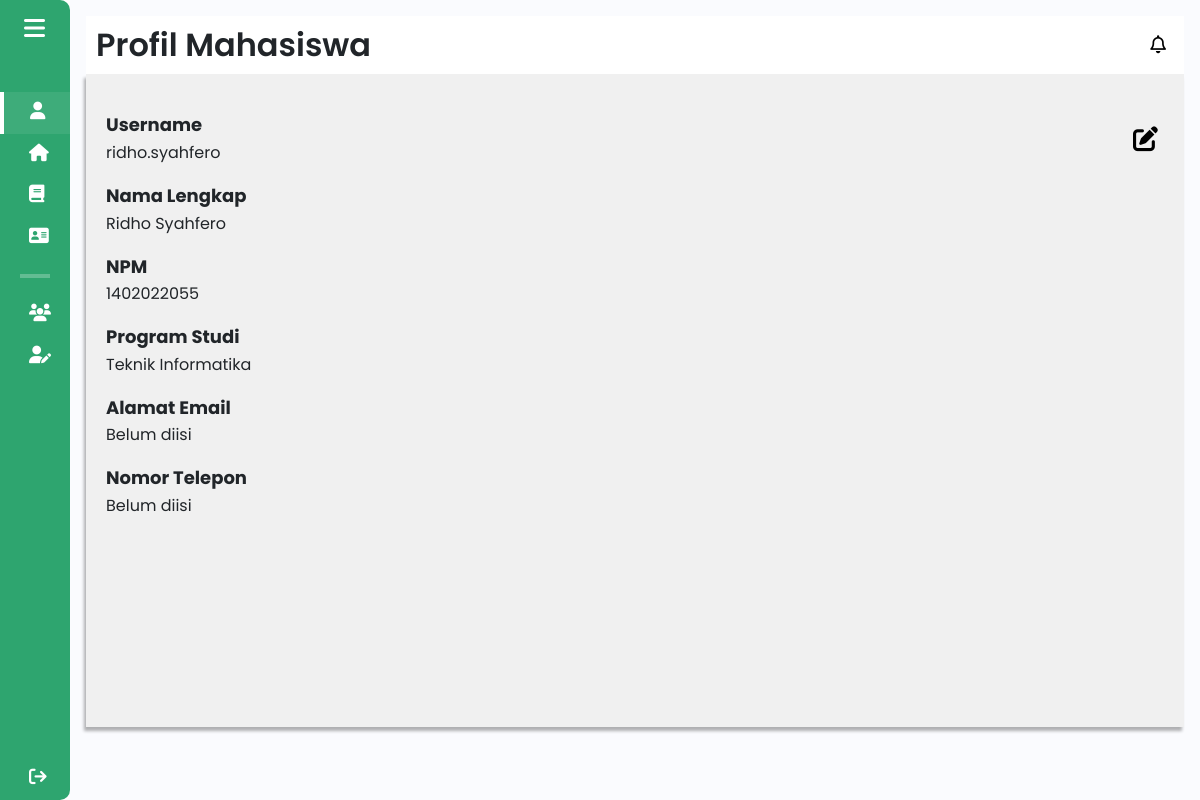
Page /components/pages/mahasiswa/profil_mahasiswa.php (signed in) on the earlier database version.
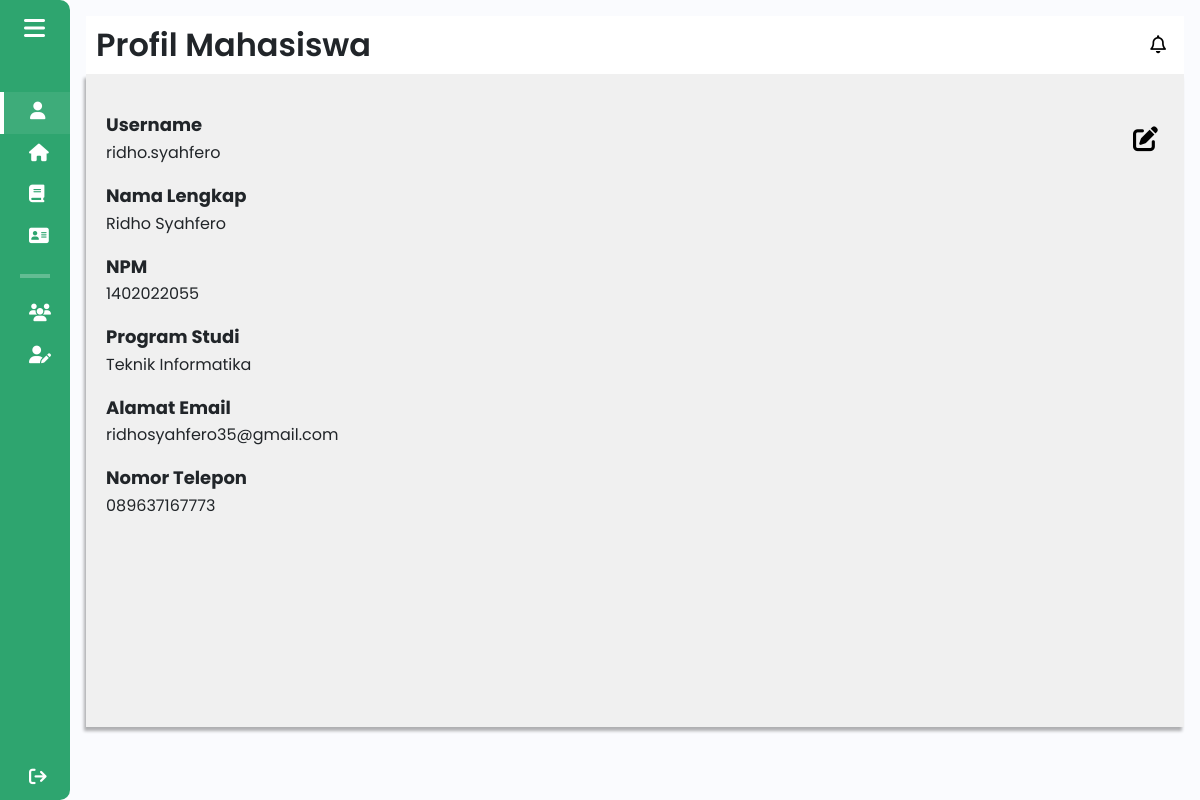
Same page on the later database version.
### tables this page shows
CREATE TABLE `users` (
  `id` int(11) NOT NULL,
  `username` varchar(50) NOT NULL,
  `password` varchar(255) NOT NULL,
  `role` enum('mahasiswa','mentor','admin') NOT NULL,
  `first_login` tinyint(1) NOT NULL DEFAULT 1
);

CREATE TABLE `mahasiswa` (
  `id` int(11) NOT NULL,
  `user_id` int(11) NOT NULL,
  `nama` varchar(100) NOT NULL,
  `npm` varchar(15) NOT NULL,
  `program_studi` varchar(100) NOT NULL,
  `tahun_angkatan` varchar(50) NOT NULL,
  `email` varchar(100) DEFAULT NULL,
  `contact` varchar(15) DEFAULT NULL
);

### components/pages/mahasiswa/profil_mahasiswa.php (the view, shortened to what this page needs)
<?php
include $_SERVER['DOCUMENT_ROOT'] . '/Aplikasi-Kewirausahaan/config/db_connection.php';
$user_id = $_SESSION['user_id'];
$query_user = "SELECT username FROM users WHERE id = '$user_id'";
$result_user = $conn->query($query_user);
if ($result_user && $result_user->num_rows > 0) {
    $user = $result_user->fetch_assoc();
    $username = $user['username'];
} else {
    die("User tidak ditemukan.");
}
$query_mahasiswa = "SELECT * FROM mahasiswa WHERE user_id = '$user_id'";
$result_mahasiswa = $conn->query($query_mahasiswa);
if ($result_mahasiswa && $result_mahasiswa->num_rows > 0) {
    $mahasiswa = $result_mahasiswa->fetch_assoc();
} else {
    die("Data mahasiswa tidak ditemukan.");
}
?>
<!DOCTYPE html>
<html lang="en">
<head>
    <link href="https://cdn.lineicons.com/4.0/lineicons.css" rel="stylesheet" />
    <link href="https://cdn.jsdelivr.net/npm/bootstrap@5.3.0-alpha3/dist/css/bootstrap.min.css" rel="stylesheet"
>
    <link rel="stylesheet" href="/Aplikasi-Kewirausahaan/assets/css/profil.css">
</head>
<body>
    <div class="wrapper">
        <?php
        $activePage = 'profil';
        include 'sidebar_mahasiswa.php';
        ?>
        <div class="main p-3">
            <div class="main_header">
                <h1>Profil Mahasiswa</h1>
                <a href="#" class="notification">
                    <i class="fa-regular fa-bell"></i>
                </a>
            </div>
            <div class="main_wrapper">
                <div class="profile-container">
                    <div class="profile-header">
                        <div class="profile-item">
                            <h2>Username</h2>
                            <p><?= htmlspecialchars($username); ?></p>
                        </div>
                        <button class="edit-btn" type="button">
                            <i class="fas fa-edit"></i>
                        </button>
                    </div>
                    <div class="profile-item">
                        <h2>Nama Lengkap</h2>
                        <p><?= htmlspecialchars($mahasiswa['nama'] ?? 'Belum diisi'); ?></p>
                    </div>
                    <div class="profile-item">
                        <h2>NPM</h2>
                        <p><?= htmlspecialchars($mahasiswa['npm'] ?? 'Belum diisi'); ?></p>
                    </div>
                    <div class="profile-item">
                        <h2>Program Studi</h2>
                        <p><?= htmlspecialchars($mahasiswa['program_studi'] ?? 'Belum diisi'); ?></p>
                    </div>
                    <div class="profile-item">
                        <h2>Alamat Email</h2>
                        <p><?= htmlspecialchars($mahasiswa['email'] ?? 'Belum diisi'); ?></p>
                    </div>
                    <div class="profile-item">
                        <h2>Nomor Telepon</h2>
                        <p><?= htmlspecialchars($mahasiswa['contact'] ?? 'Belum diisi'); ?></p>
                    </div>
                </div>
            </div>
        </div>
    </div>
</body>
</html>

### components/pages/mahasiswa/sidebar_mahasiswa.php (shortened to what this page needs)
<!DOCTYPE html>
<html lang="en">
<head>
    <link href="https://cdn.lineicons.com/4.0/lineicons.css" rel="stylesheet" />
    <link href="https://cdn.jsdelivr.net/npm/bootstrap@5.3.0-alpha3/dist/css/bootstrap.min.css" rel="stylesheet"
>
    <link rel="stylesheet" href="/Aplikasi-Kewirausahaan/assets/css/mahasiswa/sidebar_mahasiswa.css">
</head>
<body>
    <div class="wrapper">
        <aside id="sidebar">
            <div class="d-flex">
                <button class="toggle-btn" type="button">
                    <i class="fa-solid fa-bars"></i>
                </button>
            </div>
            <ul class="sidebar-nav">
                <li class="sidebar-item <?php echo ($activePage == 'profil') ? 'active' : ''; ?>">
                    <a href="profil_mahasiswa.php" class="sidebar-link">
                        <i class="fa-solid fa-user"></i>
                    </a>
                </li>
                <li class="sidebar-item <?php echo ($activePage == 'pagemahasiswa') ? 'active' : ''; ?>">
                    <a href="pagemahasiswa.php" class="sidebar-link">
                        <i class="fa-solid fa-house"></i>
                    </a>
                </li>
                <li class="sidebar-item <?php echo ($activePage == 'materikewirausahaan_mahasiswa') ? 'active' : ''; ?>">
                    <a href="materikewirausahaan_mahasiswa.php" class="sidebar-link">
                        <i class="fa-solid fa-book"></i>
                    </a>
                </li>
                <li class="sidebar-item <?php echo ($activePage == 'daftar_mentor_mahasiswa') ? 'active' : ''; ?>">
                    <a href="daftar_mentor_mahasiswa.php" class="sidebar-link">
                    <i class="fa-solid fa-address-card"></i>
                    </a>
                </li>
                <hr>
                <li class="sidebar-item <?php echo ($activePage == 'kelompok_bisnis_mahasiswa') ? 'active' : ''; ?>">
                    <a href="kelompok_bisnis_mahasiswa.php" class="sidebar-link">
                        <i class="fa-solid fa-users"></i>
                    </a>
                </li>
                <li class="sidebar-item">
                    <a href="#" class="sidebar-link collapsed has-dropdown" data-bs-toggle="collapse"
                    data-bs-target="#kelola_bisnis_kelompok" aria-expanded="false" aria-controls="kelola_bisnis_kelompok">
                        <i class="fa-solid fa-user-pen"></i>
                    </a>
                </li>
                <li class="sidebar-item sign-out">
                    <a href="/Aplikasi-Kewirausahaan/components/pages/startdashboard/dashboardawal.php" class="sidebar-link">
                        <i class="fa-solid fa-sign-out"></i>
                    </a>
                </li>
            </ul>
        </aside>
    </div>
</body>
</html>

### assets/css/profil.css (style rules this page uses)
a { text-decoration: none; }
li { list-style: none; }
h1 { font-weight: 600; font-size: 1.5rem; }
body { font-family: "Poppins", sans-serif; }
.wrapper { display: flex; }
.main { min-height: 100vh; width: 100%; overflow: hidden; transition: all 0.35s ease-in-out; background-color: #fafbfe; }
#sidebar { width: 70px; min-width: 70px; z-index: 1000; transition: all 0.25s ease-in-out; background-color: #2ea56f; display: flex; flex-direction: column; border-top-right-radius: 10px; border-bottom-right-radius: 10px; }
.toggle-btn { background-color: transparent; cursor: pointer; border: 0; padding: 1rem 1.5rem; }
.toggle-btn i { font-size: 1.5rem; color: #fff; }
.sidebar-nav { padding: 2rem 0; flex: 1 1 auto; }
a.sidebar-link { padding: 0.625rem 1.625rem; color: #fff; display: block; font-size: 0.9rem; white-space: nowrap; border-left: 3px solid transparent; }
.sidebar-link i { font-size: 1.1rem; margin-right: 0.75rem; }
.sidebar-item.active a { background-color: rgba(255, 255, 255, 0.075); border-left: 4px solid white; }
.sidebar-item { position: relative; }
.sign-out { position: fixed; bottom: 0; left: 0; }
.main_wrapper { width: 100%; height: 85%; background-color: #f0f0f0; box-shadow: -2px 4px 3px rgba(0, 0, 0, 0.3); margin: 0 auto; padding: 20px; overflow-y: auto; }
.sidebar-nav hr { border: 2px solid white; margin-right: 20px; margin-left: 20px; }
.main_header { display: flex; justify-content: space-between; align-items: center; padding: 10px; background-color: #fff; }
.main_header h1 { font-size: xx-large; margin: 0; }
.notification { display: flex; align-items: center; text-decoration: none; color: #000; font-size: 18px; }
.notification i { margin-right: 8px; }
body { font-family: Arial, sans-serif; margin: 20px; }
.profile-container { max-width: 100%; }
.profile-header { display: flex; justify-content: space-between; align-items: center; margin-bottom: -20px; }
.profile-item { margin: 20px 0; }
.profile-item h2 { font-size: 18px; font-weight: bold; margin: 0; }
.profile-item p { font-size: 16px; margin: 5px 0 0 0; }
.edit-btn { font-size: 25px; cursor: pointer; border: 0; background-color: transparent; }

### assets/css/mahasiswa/sidebar_mahasiswa.css (style rules this page uses)
a { text-decoration: none; }
li { list-style: none; }
h1 { font-weight: 600; font-size: 1.5rem; }
body { font-family: "Poppins", sans-serif; }
.wrapper { display: flex; }
.main { min-height: 100vh; width: 100%; overflow: hidden; transition: all 0.35s ease-in-out; background-color: #fafbfe; }
#sidebar { width: 70px; min-width: 70px; z-index: 1000; transition: all 0.25s ease-in-out; background-color: #2ea56f; display: flex; flex-direction: column; border-top-right-radius: 10px; border-bottom-right-radius: 10px; }
.toggle-btn { background-color: transparent; cursor: pointer; border: 0; padding: 1rem 1.5rem; }
.toggle-btn i { font-size: 1.5rem; color: #fff; }
.sidebar-nav { padding: 2rem 0; flex: 1 1 auto; }
a.sidebar-link { padding: 0.625rem 1.625rem; color: #fff; display: block; font-size: 0.9rem; white-space: nowrap; border-left: 3px solid transparent; }
.sidebar-link i { font-size: 1.1rem; margin-right: 0.75rem; }
.sidebar-item.active a { background-color: rgba(255, 255, 255, 0.075); border-left: 4px solid white; }
.sidebar-item { position: relative; }
.sign-out { position: fixed; bottom: 0; left: 0; }
.sidebar-nav hr { border: 2px solid white; margin-right: 20px; margin-left: 20px; }

Differences in the rows shown:
changed mahasiswa "Ridho Syahfero": email "Belum diisi" → "ridhosyahfero35@gmail.com"; contact "Belum diisi" → "089637167773"
